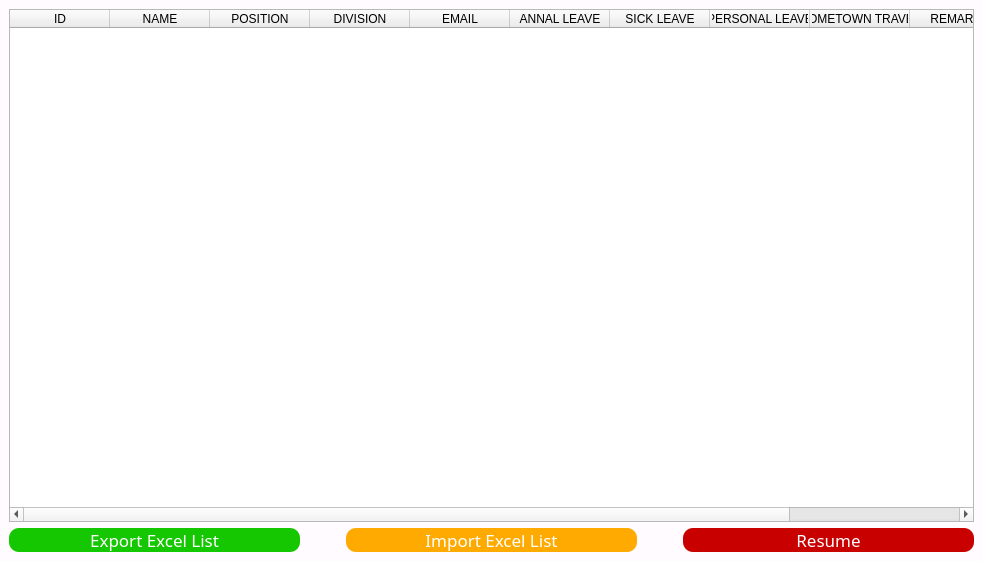
<?xml version="1.0" encoding="UTF-8"?>
<ui version="4.0">
 <class>StaffManage</class>
 <widget class="QMainWindow" name="StaffManage">
  <property name="geometry">
   <rect>
    <x>0</x>
    <y>0</y>
    <width>983</width>
    <height>561</height>
   </rect>
  </property>
  <property name="windowTitle">
   <string>Staff Management</string>
  </property>
  <property name="styleSheet">
   <string notr="true">QMainWindow
{
	background-color: rgb(255, 251, 255);
}</string>
  </property>
  <widget class="QWidget" name="centralwidget">
   <layout class="QVBoxLayout" name="verticalLayout">
    <item>
     <widget class="QTableWidget" name="tableWidget">
      <property name="editTriggers">
       <set>QAbstractItemView::NoEditTriggers</set>
      </property>
      <property name="selectionBehavior">
       <enum>QAbstractItemView::SelectRows</enum>
      </property>
      <column>
       <property name="text">
        <string>ID</string>
       </property>
      </column>
      <column>
       <property name="text">
        <string>NAME</string>
       </property>
      </column>
      <column>
       <property name="text">
        <string>POSITION</string>
       </property>
      </column>
      <column>
       <property name="text">
        <string>DIVISION</string>
       </property>
      </column>
      <column>
       <property name="text">
        <string>EMAIL</string>
       </property>
      </column>
      <column>
       <property name="text">
        <string>ANNAL LEAVE</string>
       </property>
      </column>
      <column>
       <property name="text">
        <string>SICK LEAVE</string>
       </property>
      </column>
      <column>
       <property name="text">
        <string>PERSONAL LEAVE</string>
       </property>
      </column>
      <column>
       <property name="text">
        <string>HOMETOWN TRAVEL</string>
       </property>
      </column>
      <column>
       <property name="text">
        <string>REMARKS</string>
       </property>
      </column>
      <column>
       <property name="text">
        <string>CONTRACT OR NOT</string>
       </property>
      </column>
     </widget>
    </item>
    <item>
     <layout class="QHBoxLayout" name="horizontalLayout">
      <item>
       <widget class="QPushButton" name="pushButton_2">
        <property name="styleSheet">
         <string notr="true">QPushButton

{
    font-family:Microsoft Yahei;

    font-size:13pt;
 
    color:white;

    background-color:rgb(21, 199, 1);

    border-radius:10px;

}

QPushButton:hover
{
    background-color:rgb(21, 175, 0);
    padding-left:-3px;
    padding-top:-3px;

}


QPushButton:pressed
{  
    background-color:rgb(0, 113, 0);
    padding-left:3px;
    padding-top:3px;
}</string>
        </property>
        <property name="text">
         <string>Export Excel List</string>
        </property>
       </widget>
      </item>
      <item>
       <spacer name="horizontalSpacer_2">
        <property name="orientation">
         <enum>Qt::Horizontal</enum>
        </property>
        <property name="sizeType">
         <enum>QSizePolicy::Fixed</enum>
        </property>
        <property name="sizeHint" stdset="0">
         <size>
          <width>40</width>
          <height>20</height>
         </size>
        </property>
       </spacer>
      </item>
      <item>
       <widget class="QPushButton" name="pushButton_3">
        <property name="styleSheet">
         <string notr="true">QPushButton
{
    font-family:Microsoft Yahei;
    font-size:13pt; 
    color:white;
    background-color:rgb(255, 170, 0);
    border-radius:10px;
}

QPushButton:hover
{
    background-color:rgb(230, 153, 0);
    padding-left:-3px;
    padding-top:-3px;

}

QPushButton:pressed
{
    background-color:rgb(197, 128, 0);
    padding-left:3px;
    padding-top:3px;
}</string>
        </property>
        <property name="text">
         <string>Import Excel List</string>
        </property>
       </widget>
      </item>
      <item>
       <spacer name="horizontalSpacer_3">
        <property name="orientation">
         <enum>Qt::Horizontal</enum>
        </property>
        <property name="sizeType">
         <enum>QSizePolicy::Fixed</enum>
        </property>
        <property name="sizeHint" stdset="0">
         <size>
          <width>40</width>
          <height>20</height>
         </size>
        </property>
       </spacer>
      </item>
      <item>
       <widget class="QPushButton" name="pushButton_4">
        <property name="styleSheet">
         <string notr="true">QPushButton
{
    font-family:Microsoft Yahei;
    font-size:13pt;  
    color:white;
    background-color:rgb(200, 0, 0);
    border-radius:10px;
}


QPushButton:hover
{

    background-color:rgb(176, 0, 0);
    padding-left:-3px;
    padding-top:-3px;
}


QPushButton:pressed
{
    background-color:rgb(147, 0, 0);  
    padding-left:3px;
    padding-top:3px;
    font-size:13pt;}</string>
        </property>
        <property name="text">
         <string>Resume</string>
        </property>
       </widget>
      </item>
     </layout>
    </item>
   </layout>
  </widget>
 </widget>
 <resources/>
 <connections/>
</ui>
